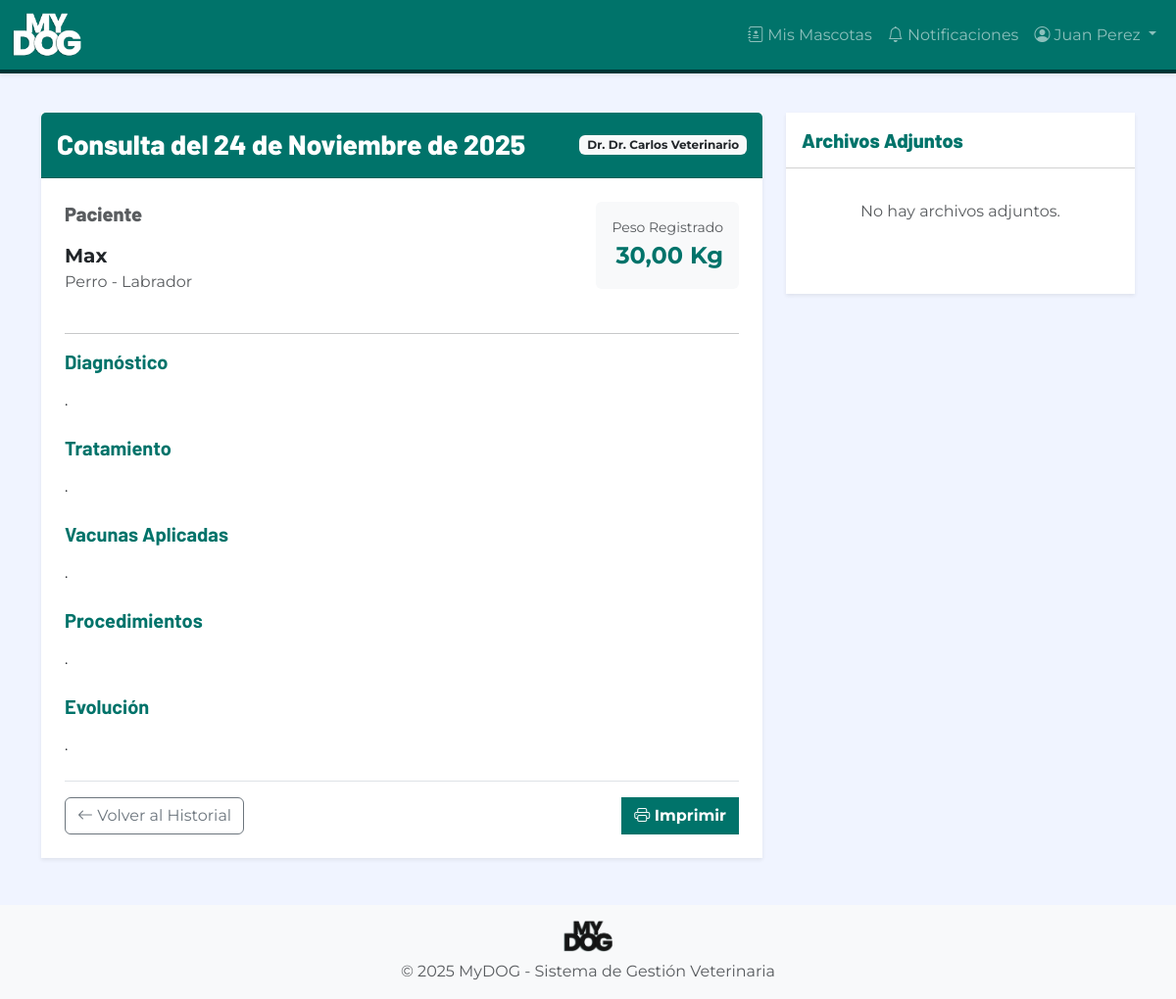
Screenshot of /historiales/5/ (signed in) with the database file from the repository.
### autenticacion/models.py (models this page shows, shortened)
class Usuario(AbstractUser):
    ROL_CHOICES = [
        ('ADMIN', 'Administrador'),
        ('VETERINARIO', 'Veterinario'),
        ('ADMINISTRATIVO', 'Personal Administrativo'),
        ('PROPIETARIO', 'Propietario'),
    ]
    rol = models.CharField(
        max_length=20,
        choices=ROL_CHOICES,
        verbose_name='Rol',
        help_text='Rol del usuario en el sistema'
    )
    activo = models.BooleanField(
        default=True,
        verbose_name='Activo',
        help_text='Indica si el usuario puede acceder al sistema'
    )
    intentos_fallidos = models.IntegerField(
        default=0,
        verbose_name='Intentos fallidos',
        help_text='Número de intentos fallidos de login consecutivos'
    )
    bloqueado_hasta = models.DateTimeField(
        null=True,
        blank=True,
        verbose_name='Bloqueado hasta',
        help_text='Fecha y hora hasta la cual el usuario está bloqueado'
    )
    foto_perfil = models.ImageField(
        upload_to='perfiles/',
        null=True,
        blank=True,
        verbose_name='Foto de perfil'
    )
    telefono = models.CharField(
        max_length=15,
        blank=True,
        verbose_name='Teléfono'
    )
    fecha_creacion = models.DateTimeField(
        auto_now_add=True,
        verbose_name='Fecha de creación'
    )
    fecha_modificacion = models.DateTimeField(
        auto_now=True,
        verbose_name='Fecha de modificación'
    )
    class Meta:
        verbose_name = 'Usuario'
        verbose_name_plural = 'Usuarios'
        ordering = ['-fecha_creacion']
    def es_admin(self):
        return self.rol == 'ADMIN'

### historiales/models.py (models this page shows, shortened)
class HistorialClinico(models.Model):
    mascota = models.ForeignKey(
        'mascotas.Mascota',
        on_delete=models.PROTECT,
        related_name='historiales',
        verbose_name='Mascota'
    )
    cita = models.ForeignKey(
        'citas.Cita',
        on_delete=models.SET_NULL,
        null=True,
        blank=True,
        related_name='historiales',
        verbose_name='Cita asociada'
    )
    veterinario = models.ForeignKey(
        'autenticacion.Usuario',
        on_delete=models.PROTECT,
        limit_choices_to={'rol': 'VETERINARIO'},
        related_name='historiales_registrados',
        verbose_name='Veterinario responsable'
    )
    fecha_consulta = models.DateField(
        verbose_name='Fecha de consulta'
    )
    diagnostico = models.TextField(
        verbose_name='Diagnóstico',
        help_text='Diagnóstico realizado por el veterinario'
    )
    tratamiento = models.TextField(
        verbose_name='Tratamiento',
        help_text='Tratamiento prescrito'
    )
    vacunas = models.TextField(
        blank=True,
        verbose_name='Vacunas aplicadas',
        help_text='Vacunas administradas durante la consulta'
    )
    procedimientos = models.TextField(
        blank=True,
        verbose_name='Procedimientos realizados',
        help_text='Procedimientos médicos realizados'
    )
    evolucion = models.TextField(
        verbose_name='Evolución',
        help_text='Estado y evolución del paciente'
    )
    peso_actual = models.DecimalField(
        max_digits=5,
        decimal_places=2,
        null=True,
        blank=True,
        validators=[MinValueValidator(0.01)],
        verbose_name='Peso actual (kg)',
        help_text='Peso registrado durante la consulta'
    )
    fecha_registro = models.DateTimeField(
        auto_now_add=True,
        verbose_name='Fecha de registro'
    )
    fecha_modificacion = models.DateTimeField(
        auto_now=True,
        verbose_name='Fecha de modificación'
    )
    class Meta:
        verbose_name = 'Historial clínico'
        verbose_name_plural = 'Historiales clínicos'
        ordering = ['-fecha_consulta']

### mascotas/models.py (models this page shows, shortened)
class Mascota(models.Model):
    ESPECIE_CHOICES = [
        ('PERRO', 'Perro'),
        ('GATO', 'Gato'),
        ('AVE', 'Ave'),
        ('ROEDOR', 'Roedor'),
        ('REPTIL', 'Reptil'),
        ('OTRO', 'Otro'),
    ]
    SEXO_CHOICES = [
        ('M', 'Macho'),
        ('H', 'Hembra'),
    ]
    propietario = models.ForeignKey(
        'propietarios.Propietario',
        on_delete=models.PROTECT,
        related_name='mascotas',
        verbose_name='Propietario',
        help_text='Propietario actual de la mascota'
    )
    nombre = models.CharField(
        max_length=50,
        verbose_name='Nombre',
        help_text='Nombre de la mascota (2-50 caracteres)'
    )
    especie = models.CharField(
        max_length=10,
        choices=ESPECIE_CHOICES,
        verbose_name='Especie',
        help_text='Especie de la mascota'
    )
    raza = models.CharField(
        max_length=50,
        verbose_name='Raza',
        help_text='Raza de la mascota'
    )
    edad = models.PositiveIntegerField(
        validators=[MinValueValidator(0)],
        verbose_name='Edad',
        help_text='Edad de la mascota en años'
    )
    peso = models.DecimalField(
        max_digits=5,
        decimal_places=2,
        null=True,
        blank=True,
        validators=[MinValueValidator(0.01)],
        verbose_name='Peso',
        help_text='Peso de la mascota en kilogramos (opcional)'
    )
    sexo = models.CharField(
        max_length=1,
        choices=SEXO_CHOICES,
        blank=True,
        verbose_name='Sexo',
        help_text='Sexo de la mascota (opcional)'
    )
    observaciones = models.TextField(
        max_length=300,
        blank=True,
        verbose_name='Observaciones',
        help_text='Observaciones adicionales (máx 300 caracteres)'
    )
    foto = models.ImageField(
        upload_to='mascotas/',
        null=True,
        blank=True,
        verbose_name='Foto',
        help_text='Foto de la mascota'
    )
    activo = models.BooleanField(
        default=True,
        verbose_name='Activo',
        help_text='Indica si la mascota está activa (no transferida ni fallecida)'
    )
    fecha_registro = models.DateTimeField(
        auto_now_add=True,
        verbose_name='Fecha de registro'
    )
    fecha_modificacion = models.DateTimeField(
        auto_now=True,
        verbose_name='Fecha de modificación'
    )
    class Meta:
        verbose_name = 'Mascota'
        verbose_name_plural = 'Mascotas'
        ordering = ['-fecha_registro']
        indexes = [
            models.Index(fields=['propietario', 'nombre']),
            models.Index(fields=['especie']),
        ]

### historiales/views.py (the view)
# urls.py: path('<int:pk>/', views.detalle_historial, name='detalle'),
@login_required
def detalle_historial(request, pk):
    historial = get_object_or_404(HistorialClinico, pk=pk)
    archivos = historial.archivos.all()
    if request.method == 'POST' and 'subir_archivo' in request.POST:
        archivo_form = ArchivoHistorialForm(request.POST, request.FILES)
        if archivo_form.is_valid():
            archivo = archivo_form.save(commit=False)
            archivo.historial = historial
            archivo.usuario = request.user
            archivo.save()
            messages.success(request, 'Archivo adjuntado exitosamente.')
            return redirect('historiales:detalle', pk=pk)
    else:
        archivo_form = ArchivoHistorialForm()
    return render(request, 'historiales/detalle.html', {
        'historial': historial,
        'archivos': archivos,
        'archivo_form': archivo_form
    })

### notificaciones/context_processors.py (called while the page is built)
def notificaciones_unread(request):
    if getattr(request, 'user', None) and request.user.is_authenticated:
        count = Notificacion.objects.filter(usuario=request.user, leida=False).count()
        return {'notificaciones_unread': count}
    return {'notificaciones_unread': 0}

### templates/historiales/detalle.html (shortened to what this page needs)
{% extends 'base.html' %}
{% load crispy_forms_tags %}
{% block content %}
<div class="row">
    <div class="col-md-8">
        <div class="card shadow-sm border-0 mb-4">
            <div class="card-header bg-primary-mydog text-white py-3 d-flex justify-content-between align-items-center">
                <h3 class="font-titulo mb-0">Consulta del {{ historial.fecha_consulta }}</h3>
                <span class="badge bg-light text-dark">Dr. {{ historial.veterinario.get_full_name }}</span>
            </div>
            <div class="card-body p-4">
                <div class="row mb-4">
                    <div class="col-md-6">
                        <h5 class="text-muted mb-3">Paciente</h5>
                        <p class="fs-5 fw-bold mb-0">
                            <a href="{% url 'mascotas:detalle' historial.mascota.pk %}" class="text-decoration-none text-dark">
                                {{ historial.mascota.nombre }}
                            </a>
                        </p>
                        <p class="text-muted">{{ historial.mascota.get_especie_display }} - {{ historial.mascota.raza }}</p>
                    </div>
                    <div class="col-md-6 text-end">
                        {% if historial.peso_actual %}
                        <div class="p-3 bg-light rounded d-inline-block">
                            <small class="d-block text-muted">Peso Registrado</small>
                            <span class="fs-4 fw-bold text-primary-mydog">{{ historial.peso_actual }} Kg</span>
                        </div>
                        {% endif %}
                    </div>
                </div>
                <hr>
                <div class="mb-4">
                    <h5 class="fw-bold text-primary-mydog">Diagnóstico</h5>
                    <p>{{ historial.diagnostico|linebreaks }}</p>
                </div>
                <div class="mb-4">
                    <h5 class="fw-bold text-primary-mydog">Tratamiento</h5>
                    <p>{{ historial.tratamiento|linebreaks }}</p>
                </div>
                {% if historial.vacunas %}
                <div class="mb-4">
                    <h5 class="fw-bold text-primary-mydog">Vacunas Aplicadas</h5>
                    <p>{{ historial.vacunas|linebreaks }}</p>
                </div>
                {% endif %}
                {% if historial.procedimientos %}
                <div class="mb-4">
                    <h5 class="fw-bold text-primary-mydog">Procedimientos</h5>
                    <p>{{ historial.procedimientos|linebreaks }}</p>
                </div>
                {% endif %}
                <div class="mb-4">
                    <h5 class="fw-bold text-primary-mydog">Evolución</h5>
                    <p>{{ historial.evolucion|linebreaks }}</p>
                </div>
                <div class="d-flex justify-content-between mt-4 pt-3 border-top">
                    <a href="{% url 'historiales:lista_mascota' historial.mascota.pk %}" class="btn btn-outline-secondary">
                        <i class="bi bi-arrow-left"></i> Volver al Historial
                    </a>
                    <button class="btn btn-primary-mydog" onclick="window.print()">
                        <i class="bi bi-printer"></i> Imprimir
                    </button>
                </div>
            </div>
        </div>
    </div>
    <div class="col-md-4">
        <div class="card shadow-sm border-0 mb-4">
            <div class="card-header bg-white py-3">
                <h5 class="font-titulo text-primary-mydog mb-0">Archivos Adjuntos</h5>
            </div>
            <div class="card-body">
                <div class="list-group list-group-flush mb-4">
                    {% for archivo in archivos %}
                    <a href="{{ archivo.archivo.url }}" target="_blank" class="list-group-item list-group-item-action d-flex align-items-center">
                        <i class="bi bi-file-earmark-text fs-4 me-3 text-muted"></i>
                        <div>
                            <h6 class="mb-0">{{ archivo.tipo }}</h6>
                            <small class="text-muted">{{ archivo.descripcion|default:archivo.fecha_carga }}</small>
                        </div>
                    </a>
                    {% empty %}
                    <p class="text-muted text-center py-3">No hay archivos adjuntos.</p>
                    {% endfor %}
                </div>
            </div>
        </div>
    </div>
</div>
{% endblock %}

### templates/base.html (shortened to what this page needs)
{% load static %}
<!DOCTYPE html>
<html lang="es">
<head>
    <link href="https://cdn.jsdelivr.net/npm/bootstrap@5.3.0/dist/css/bootstrap.min.css" rel="stylesheet">
    <link rel="stylesheet" href="https://cdn.jsdelivr.net/npm/bootstrap-icons@1.11.0/font/bootstrap-icons.css">
    <link rel="stylesheet" href="{% static 'css/base.css' %}">
    <link rel="stylesheet" href="{% static 'css/responsive.css' %}">
</head>
<body>
    <nav class="navbar navbar-expand-lg navbar-dark bg-primary-mydog shadow-sm">
        <div class="container-fluid">
            <a class="navbar-brand" href="{% url 'home' %}">
                <img src="{% static 'img/logo-mydog-blanco.png' %}" alt="MyDOG" height="45" class="d-inline-block">
            </a>
            <div class="collapse navbar-collapse" id="navbarNav">
                <ul class="navbar-nav ms-auto">
                    {% if user.is_authenticated %}
                        <li class="nav-item">
                            <a class="nav-link" href="{% url 'historiales:mis_mascotas' %}">
                                <i class="bi bi-journal-medical"></i>
                                {% if user.rol == 'PROPIETARIO' %}Mis Mascotas{% else %}Historiales{% endif %}
                            </a>
                        </li>
                        <li class="nav-item">
                            {% if user.rol == 'ADMIN' %}
                            <a class="nav-link" href="{% url 'notificaciones:admin' %}">
                            {% elif user.rol == 'VETERINARIO' %}
                            <a class="nav-link" href="{% url 'notificaciones:veterinario' %}">
                            {% else %}
                            <a class="nav-link" href="{% url 'notificaciones:propietario' %}">
                            {% endif %}
                                <i class="bi bi-bell"></i> Notificaciones
                            </a>
                        </li>
                        <li class="nav-item dropdown">
                            <a class="nav-link dropdown-toggle" href="#" role="button" data-bs-toggle="dropdown">
                                <i class="bi bi-person-circle"></i> {{ user.get_full_name|default:user.username }}
                            </a>
                        </li>
                    {% else %}
                        <li class="nav-item">
                            <a class="nav-link" href="{% url 'autenticacion:login' %}">Iniciar Sesión</a>
                        </li>
                    {% endif %}
                </ul>
            </div>
        </div>
    </nav>
    <main class="container py-4">
        {% block content %}{% endblock %}
    </main>
    <footer class="footer mt-auto py-3 bg-light">
        <div class="container text-center">
            <img src="{% static 'img/logo-mydog-negro.png' %}" alt="MyDOG" height="32" class="mb-2">
            <p class="text-muted mb-0">&copy; 2025 MyDOG - Sistema de Gestión Veterinaria</p>
        </div>
    </footer>
</body>
</html>

### static/css/base.css (style rules this page uses)
:root { --color-primary: #00736A; --color-secondary: #003535; --color-accent: #F95C32; --color-accent-light: #0FF7750; --color-bg-light: #F0F4FF; --color-gray: #CCCBD1; --color-white: #FFFFFF; --color-black: #000000; --font-titulo: 'Barlow', sans-serif; --font-subtitulo: 'Montserrat', sans-serif; --font-texto: 'Montserrat', sans-serif; }
body { font-family: var(--font-texto); background-color: var(--color-bg-light); color: var(--color-black); }
h1, h2, h3, h4, h5, h6, .font-titulo { font-family: var(--font-titulo); font-weight: 800; }
.bg-primary-mydog { background-color: var(--color-primary) !important; }
.text-primary-mydog { color: var(--color-primary) !important; }
.btn-primary-mydog { background-color: var(--color-primary); border-color: var(--color-primary); color: var(--color-white); font-family: var(--font-subtitulo); font-weight: 700; border-radius: 0 !important; }
.card { border-radius: 0 !important; }
.navbar { box-shadow: 0 2px 4px rgba(0,0,0,0.1); box-shadow: none; border-bottom: 4px solid var(--color-secondary); }

### templates/base.html (style rules this page uses)
html, body { height: 100%; }
body { display: flex; flex-direction: column; }
main { flex: 1 0 auto; }
footer { flex-shrink: 0; }

### rows the page displays
Usuario: get_full_name "Juan Perez"
HistorialClinico: fecha_consulta "24 de Noviembre de 2025", veterinario.get_full_name "Dr. Carlos Veterinario", mascota.nombre "Max", mascota.especie "Perro", mascota.raza "Labrador", peso_actual "30,00", diagnostico ".", tratamiento ".", vacunas ".", procedimientos ".", evolucion "."
